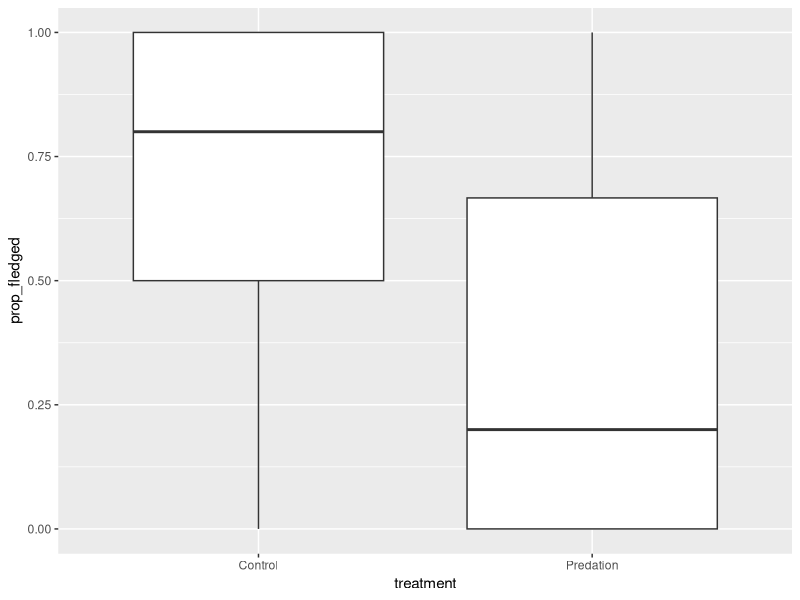
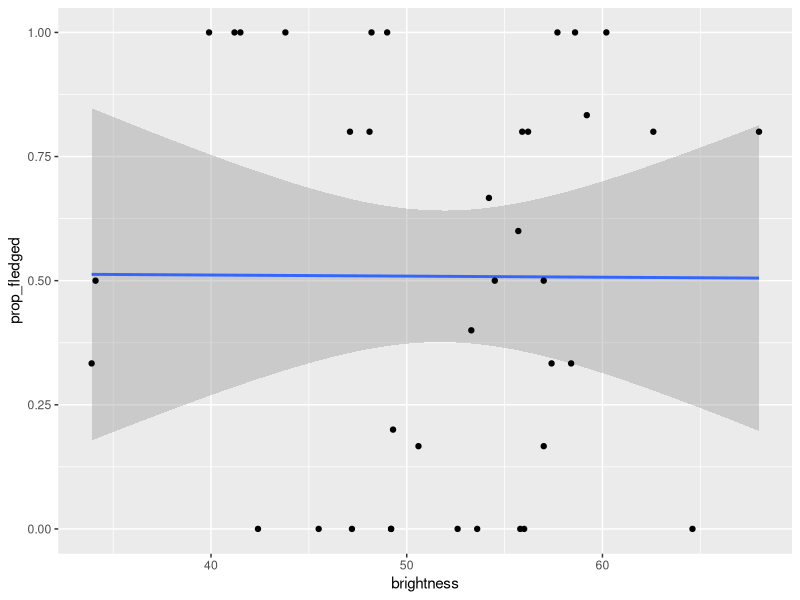

Generate these figures, in order, with R:
## ---- chunk 1
# load packages and data 
library(dslabs)
library(dplyr)
## ---- chunk 2
# Answer 
swallows <- read.csv("swallows.csv")
brightness <- read.csv("brightness.csv")

# Google? N
## ---- chunk 3
#Answer
swallows_updated <- merge(swallows, brightness, by = "nestbox")
#I would check for any NAs (if for whatever reason the dimensions didn't line up, due to the original df or something I did). Additionally, I can manually check a sample of rows, comparing between _updated and the two original to ensure everything worked as expected.
# Google? Y
#I initially tried in tidyverse with mutate (hence Googling), but got nowhere fast, so I dropped back to base R w/ no Googling
## ---- chunk 4
# Answer
str(swallows_updated)
summary(swallows_updated$brood)
summary(swallows$brood)
#Summary looks good here...
summary(swallows_updated$n_fledged)
summary(swallows$n_fledged)
summary(swallows_updated$brightness)
summary(brightness$brightness)
#Of course, I have no idea what the units are for brightness, so I'm going to assume these numbers are sane. They align, at least.
# Google N
## ---- chunk 5
#Answer
swallows_updated <- mutate(swallows_updated, prop_fledged=n_fledged/brood)
#Hmmm... getting some NaN but I'm going to choose to ignore, but be aware of it, for now.

# Google? N
## ---- chunk 6
# Answer 
#Never mind, I'm going to have to be aware of NaN now and exclude them. Sigh...
swallows_updated %>% group_by(treatment) %>% summarize(mean = mean(prop_fledged, na.rm=TRUE))

#Control = 0.70555555...
#Predation = 0.335; those make sense
# Google? N
## ---- chunk 7
#Answer
library(ggplot2)
ggplot(swallows_updated, aes(x=treatment, y=prop_fledged)) +geom_boxplot()

# Google? N
## ---- chunk 8
#Answer
#That's actally a really interesting question for someone who has no idea how birds work...
ggplot(swallows_updated, aes(x=brightness,y=prop_fledged)) +geom_smooth(method="lm") +geom_point()
#Doesn't appear to be affected!

# Google? Y, for the smoothening function, specifically about the method argument.
